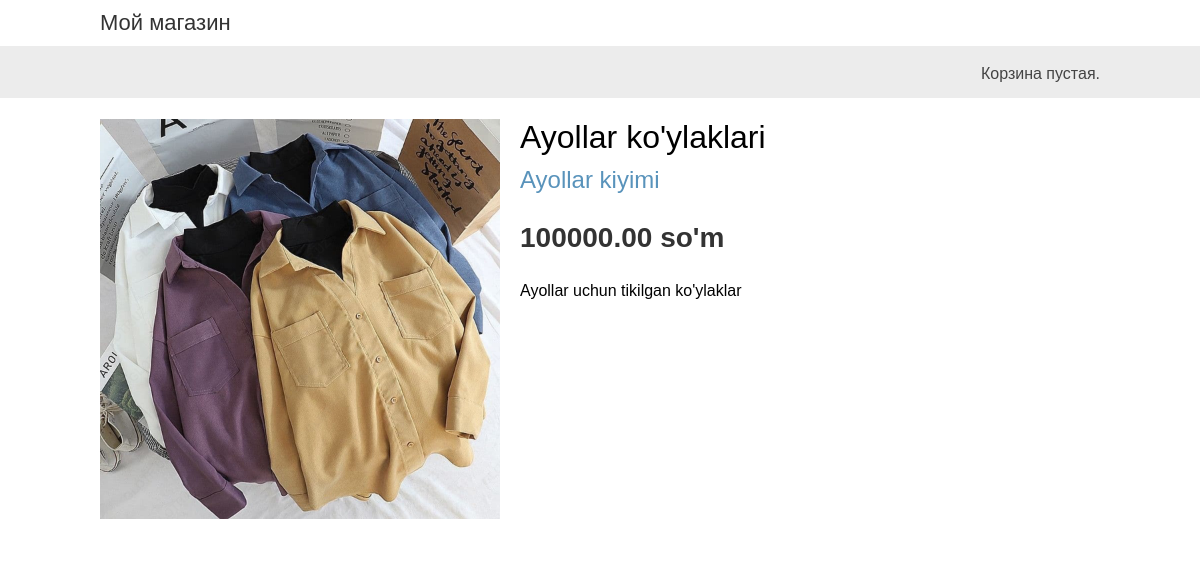
Page /3/ayollar-koylaklari on the committed database.
### myshop/models.py (models this page shows, shortened)
class Product(models.Model):
    category = models.ForeignKey(Category,
                                 related_name='products',
                                 on_delete=models.CASCADE)
    name = models.CharField(max_length=150, db_index=True)
    slug = models.CharField(max_length=150, db_index=True, unique=True)
    image = models.ImageField(upload_to='product/%Y/%m/%d', blank=True)
    description = models.TextField(max_length=1000, blank=True)
    price = models.DecimalField(max_digits=10, decimal_places=2)
    available = models.BooleanField(default=True)
    created = models.DateTimeField(auto_now_add=True)
    uploaded = models.DateTimeField(auto_now=True)
    class Meta:
        ordering = ('name',)
        verbose_name = 'Товар'
        verbose_name_plural = 'Товары'
        index_together = (('id', 'slug'), )

class Category(models.Model):
    name = models.CharField(max_length=100, db_index=True)
    slug = models.SlugField(max_length=100, unique=True)
    class Meta:
        ordering = ('name',)
        verbose_name = 'Категория'
        verbose_name_plural = 'Категории'
    def __str__(self):
        return self.name
    def get_absolute_url(self):
        return reverse('myshop:product_list_by_category', args=[self.slug])

### myshop/views.py (the view)
# urls.py: path('<int:id>/<slug:slug>', views.product_detail,
def product_detail(request, id, slug):
    product = get_object_or_404(Product, id=id, slug=slug, available=True)
    return render(request, 'shop/product/detail.html', {'product': product})

### myshop/templates/shop/product/detail.html (shortened to what this page needs)
{% extends "base.html" %}
{% load static %}
{% block content %}
<div class="product-detail">
    <img src="{% if product.image %}{{ product.image.url }}{% else %}
{% static 'img/no_image.png' %}{% endif %}">
    <h1>{{ product.name }}</h1>
    <h2>
        <a href="{{ product.category.get_absolute_url }}">{{product.category }}</a>
    </h2>
    <p class="price">{{ product.price }} so'm</p>
    {{ product.description|linebreaks }}
</div>
{% endblock %}

### myshop/static/css/base.css (style rules this page uses)
body { margin:0; padding:0; font-family:helvetica, sans-serif; }
h1, h2, h3, h4, h5 , h6 { font-family: 'Ubuntu', sans-serif; font-weight:normal; }
a { text-decoration:none; color:#5993bb; }
.product-detail { text-align:justify; }
.product-detail .price { color:#333; font-size:28px; font-weight:bold; }
.product-detail img { width:40%; float:left; padding:0 20px 20px 0; }
.product-detail h1 { margin-bottom:0; }
.product-detail h2 { margin-top:10px; }

### rows in the picture
Product: image (picture), name "Ayollar ko'ylaklari", category "Ayollar kiyimi", price "100000.00", description "Ayollar uchun tikilgan ko'ylaklar"
